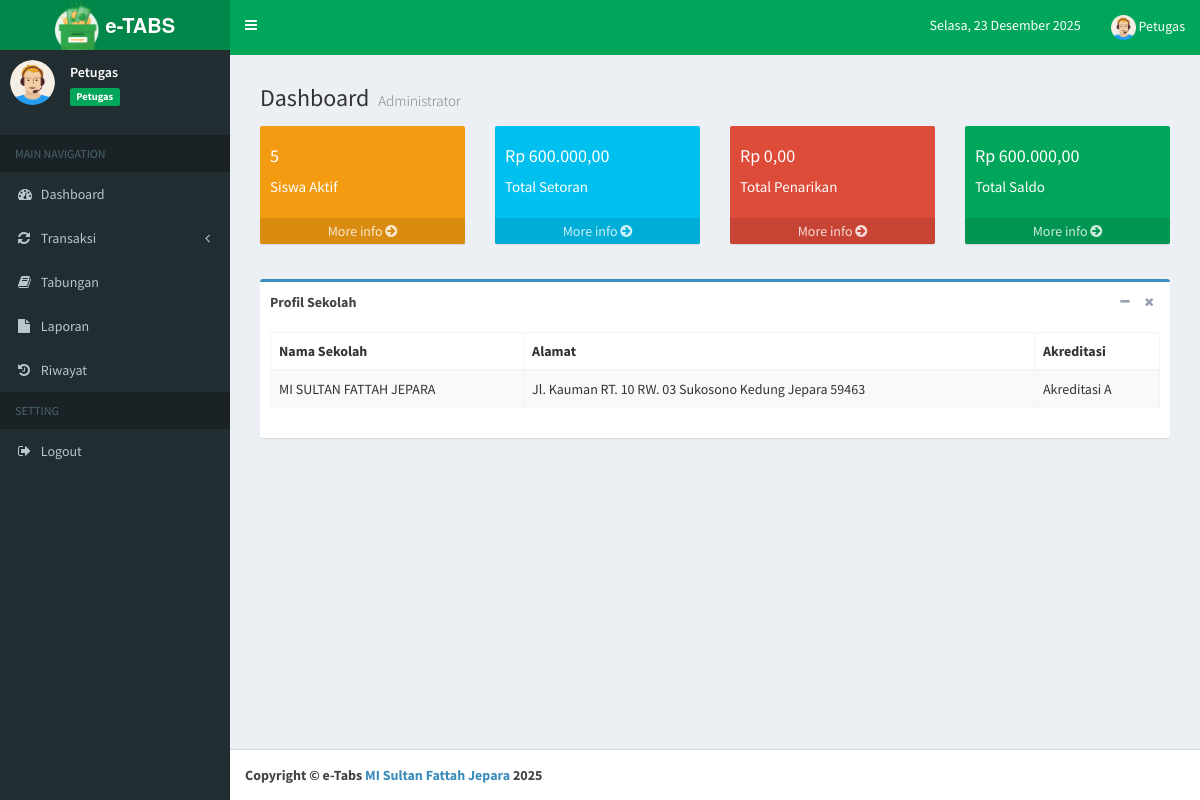
/index.php (signed in), run on the app's committed database.
### tables this page shows
CREATE TABLE `tb_profil` (
  `id_profil` int(11) NOT NULL AUTO_INCREMENT,
  `nama_sekolah` varchar(200) NOT NULL,
  `alamat` varchar(400) NOT NULL,
  `akreditasi` char(2) NOT NULL,
  `logo_sekolah` varchar(255) DEFAULT NULL,
  `nama_bendahara` varchar(100) DEFAULT NULL,
  PRIMARY KEY (`id_profil`)
);

### index.php (the view, shortened to what the rows shown need)
<?php
if (isset($_SESSION["ses_username"])==""){
	header("location: login.php");
}else{
	$data_level = $_SESSION["ses_level"];
}
include "inc/koneksi.php";
?>
<!DOCTYPE html>
<html>
<head>
    <link rel="stylesheet" href="bootstrap/css/bootstrap.min.css">
    <link rel="stylesheet" href="https://cdnjs.cloudflare.com/ajax/libs/font-awesome/4.5.0/css/font-awesome.min.css">
    <link rel="stylesheet" href="https://cdnjs.cloudflare.com/ajax/libs/ionicons/2.0.1/css/ionicons.min.css">
    <link rel="stylesheet" href="plugins/datatables/dataTables.bootstrap.css">
    <link rel="stylesheet" href="plugins/select2/select2.min.css">
    <link rel="stylesheet" href="dist/css/AdminLTE.min.css">
    <link rel="stylesheet" href="dist/css/skins/_all-skins.min.css">
    <link rel="stylesheet" href="https://cdnjs.cloudflare.com/ajax/libs/toastr.js/2.1.4/toastr.min.css" />
</head>
<body class="hold-transition skin-green sidebar-mini">
    <div class="wrapper">
        <div class="content-wrapper">
            <section class="content">
                <?php
                    if(isset($_GET['page'])){
                        $hal = $_GET['page'];
                        switch ($hal) {
                            case 'admin':
                            include "home/admin.php";
                            break;
                            case 'petugas':
                            include "home/petugas.php";
                            break;
                            case 'MyApp/data_pengguna':
                            include "admin/pengguna/data_pengguna.php";
                            break;
                            case 'MyApp/add_pengguna':
                            include "admin/pengguna/add_pengguna.php";
                            break;
                            case 'MyApp/edit_pengguna':
                            include "admin/pengguna/edit_pengguna.php";
                            break;
                            case 'MyApp/del_pengguna':
                            include "admin/pengguna/del_pengguna.php";
                            break;
                            case 'MyApp/data_profil':
                            include "admin/profil/data_profil.php";
                            break;
                            case 'MyApp/edit_profil':
                            include "admin/profil/edit_profil.php";
                            break;
                            case 'MyApp/data_kelas':
                            include "admin/kelas/data_kelas.php";
                            break;
                            case 'MyApp/add_kelas':
                            include "admin/kelas/add_kelas.php";
                            break;
                            case 'MyApp/edit_kelas':
                            include "admin/kelas/edit_kelas.php";
                            break;
                            case 'MyApp/del_kelas':
                            include "admin/kelas/del_kelas.php";
                            break;
                            case 'MyApp/data_siswa':
                            include "admin/siswa/data_siswa.php";
                            break;
                            case 'MyApp/add_siswa':
                            include "admin/siswa/add_siswa.php";
                            break;
                            case 'MyApp/edit_siswa':
                            include "admin/siswa/edit_siswa.php";
                            break;
                            case 'MyApp/edit_siswa_multiple':
                            include "admin/siswa/edit_siswa_multiple.php";
                            break;
                            case 'MyApp/del_siswa':
                            include "admin/siswa/del_siswa.php";
                            break;
                            case 'MyApp/del_siswa_multiple':
                            include "admin/siswa/del_siswa_multiple.php";
                            break;
                            case 'MyApp/backup_restore':
                            include "admin/backup_restore/backup_restore.php";
                            break;
                            case 'MyApp/view_activity':
                            case 'MyApp/activity_log':
                            include "admin/activity/activity_log.php";
                            break;
                            case 'data_setor':
                            include "petugas/setor/data_setor.php";
                            break;
                            case 'add_setor':
                            include "petugas/setor/add_setor.php";
                            break;
                            case 'edit_setor':
                            include "petugas/setor/edit_setor.php";
                            break;
                            case 'edit_setor_multiple':
                            include "petugas/setor/edit_setor_multiple.php";
                            break;
                            case 'del_setor':
                            include "petugas/setor/del_setor.php";
                            break;
                            case 'del_setor_multiple':
                            include "petugas/setor/del_setor_multiple.php";
                            break;
                            case 'data_tarik':
                            include "petugas/tarik/data_tarik.php";
                            break;
                            case 'add_tarik':
                            include "petugas/tarik/add_tarik.php";
                            break;
                            case 'edit_tarik':
                            include "petugas/tarik/edit_tarik.php";
                            break;
                            case 'edit_tarik_multiple':
                            include "petugas/tarik/edit_tarik_multiple.php";
                            break;
                            case 'del_tarik':
                            include "petugas/tarik/del_tarik.php";
                            break;
                            case 'del_tarik_multiple':
                            include "petugas/tarik/del_tarik_multiple.php";
                            break;
                            case 'data_riwayat':
                            include "petugas/riwayat/data_riwayat.php";
                            break;
                            case 'del_riwayat':
                            include "petugas/riwayat/del_riwayat.php";
                            break;
                            case 'data_tabungan':
                            include "petugas/tabungan/data_tabungan.php";
                            break;
                            case 'view_tabungan':
                            include "petugas/tabungan/view_tabungan.php";
                            break;
                            case 'kas_tabungan':
                            include "petugas/kas/data_kas.php";
                            break;
                            case 'kas_full':
                            include "petugas/kas/kas_full.php";
                            break;
                            case 'view_kas':
                            include "petugas/kas/view_kas.php";
                            break;
                            case 'laporan':
                            include "petugas/laporan/view_laporan.php";
                            break;
                            default:
                            echo "<center><br><br><br><br><br><br><br><br><br>
                            <h1> Halaman tidak ditemukan !</h1></center>";
                            break;
                        }
                    }else{
                        if($data_level=="Administrator"){
                         include "home/admin.php";
                     }
                     elseif($data_level=="Petugas"){
                         include "home/petugas.php";
                     }
                 }
                 ?>
            </section>
        </div>
</body>
</html>

### home/petugas.php (shortened to what the rows shown need)
<section class="content-header">
	<h1>
		Dashboard
		<small>Administrator</small>
	</h1>
</section>
<section class="content">
	<section class="content">
		<div class="row">
			<div class="box box-primary">
				<div class="box-body">
					<div class="table-responsive">
						<table class="table table-bordered table-striped">
							<thead>
								<tr>
									<th>Nama Sekolah</th>
									<th>Alamat</th>
									<th>Akreditasi</th>
								</tr>
							</thead>
							<tbody>
								<?php
								$sql = $koneksi->query("select * from tb_profil");
								while ($data= $sql->fetch_assoc()) {
									?>
									<tr>
										<td>
											<?php echo $data['nama_sekolah']; ?>
										</td>
										<td>
											<?php echo $data['alamat']; ?>
										</td>
										<td>
											Akreditasi
											<?php echo $data['akreditasi']; ?>
										</td>
									</tr>
									<?php
								}
								?>
							</tbody>
						</table>
					</div>
				</div>
			</div>
		</div>
	</section>

### data on the page
tb_profil: nama_sekolah "MI SULTAN FATTAH JEPARA", alamat "Jl. Kauman RT. 10 RW. 03 Sukosono Kedung Jepara 59463", akreditasi "A"

### other printed values
$data_nama "Petugas"
$data_level "Petugas"
$siswa "5"
rupiah($setor) "Rp 600.000,00"
rupiah($tarik) "Rp 0,00"
rupiah($saldo) "Rp 600.000,00"
